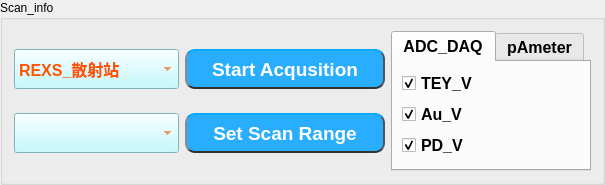
         <widget class="QGroupBox" name="Scan_infobox">
          <property name="minimumSize">
           <size>
            <width>600</width>
            <height>125</height>
           </size>
          </property>
          <property name="title">
           <string>Scan_info</string>
          </property>
          <layout class="QGridLayout" name="gridLayout">
           <item row="0" column="0">
            <layout class="QHBoxLayout" name="horizontalLayout_2">
             <item>
              <layout class="QVBoxLayout" name="verticalLayout_6">
               <item>
                <widget class="QComboBox" name="Select_endstation_cbx">
                 <property name="minimumSize">
                  <size>
                   <width>100</width>
                   <height>40</height>
                  </size>
                 </property>
                 <property name="maximumSize">
                  <size>
                   <width>220</width>
                   <height>16777215</height>
                  </size>
                 </property>
                 <property name="palette">
                  <palette>
                   <active>
                    <colorrole role="WindowText">
                     <brush brushstyle="SolidPattern">
                      <color alpha="255">
                       <red>255</red>
                       <green>85</green>
                       <blue>0</blue>
                      </color>
                     </brush>
                    </colorrole>
                    <colorrole role="Button">
                     <brush brushstyle="SolidPattern">
                      <color alpha="255">
                       <red>180</red>
                       <green>249</green>
                       <blue>255</blue>
                      </color>
                     </brush>
                    </colorrole>
                    <colorrole role="Text">
                     <brush brushstyle="SolidPattern">
                      <color alpha="255">
                       <red>255</red>
                       <green>85</green>
                       <blue>0</blue>
                      </color>
                     </brush>
                    </colorrole>
                    <colorrole role="ButtonText">
                     <brush brushstyle="SolidPattern">
                      <color alpha="255">
                       <red>255</red>
                       <green>85</green>
                       <blue>0</blue>
                      </color>
                     </brush>
                    </colorrole>
                    <colorrole role="Base">
                     <brush brushstyle="SolidPattern">
                      <color alpha="255">
                       <red>180</red>
                       <green>249</green>
                       <blue>255</blue>
                      </color>
                     </brush>
                    </colorrole>
                    <colorrole role="Window">
                     <brush brushstyle="SolidPattern">
                      <color alpha="255">
                       <red>180</red>
                       <green>249</green>
                       <blue>255</blue>
                      </color>
                     </brush>
                    </colorrole>
                    <colorrole role="Highlight">
                     <brush brushstyle="SolidPattern">
                      <color alpha="255">
                       <red>255</red>
                       <green>0</green>
                       <blue>127</blue>
                      </color>
                     </brush>
                    </colorrole>
                    <colorrole role="PlaceholderText">
                     <brush brushstyle="SolidPattern">
                      <color alpha="255">
                       <red>255</red>
                       <green>85</green>
                       <blue>0</blue>
                      </color>
                     </brush>
                    </colorrole>
                   </active>
                   <inactive>
                    <colorrole role="WindowText">
                     <brush brushstyle="SolidPattern">
                      <color alpha="255">
                       <red>255</red>
                       <green>85</green>
                       <blue>0</blue>
                      </color>
                     </brush>
                    </colorrole>
                    <colorrole role="Button">
                     <brush brushstyle="SolidPattern">
                      <color alpha="255">
                       <red>180</red>
                       <green>249</green>
                       <blue>255</blue>
                      </color>
                     </brush>
                    </colorrole>
                    <colorrole role="Text">
                     <brush brushstyle="SolidPattern">
                      <color alpha="255">
                       <red>255</red>
                       <green>85</green>
                       <blue>0</blue>
                      </color>
                     </brush>
                    </colorrole>
                    <colorrole role="ButtonText">
                     <brush brushstyle="SolidPattern">
                      <color alpha="255">
                       <red>255</red>
                       <green>85</green>
                       <blue>0</blue>
                      </color>
                     </brush>
                    </colorrole>
                    <colorrole role="Base">
                     <brush brushstyle="SolidPattern">
                      <color alpha="255">
                       <red>180</red>
                       <green>249</green>
                       <blue>255</blue>
                      </color>
                     </brush>
                    </colorrole>
                    <colorrole role="Window">
                     <brush brushstyle="SolidPattern">
                      <color alpha="255">
                       <red>180</red>
                       <green>249</green>
                       <blue>255</blue>
                      </color>
                     </brush>
                    </colorrole>
                    <colorrole role="Highlight">
                     <brush brushstyle="SolidPattern">
                      <color alpha="255">
                       <red>240</red>
                       <green>240</green>
                       <blue>240</blue>
                      </color>
                     </brush>
                    </colorrole>
                    <colorrole role="PlaceholderText">
                     <brush brushstyle="SolidPattern">
                      <color alpha="255">
                       <red>255</red>
                       <green>85</green>
                       <blue>0</blue>
                      </color>
                     </brush>
                    </colorrole>
                   </inactive>
                   <disabled>
                    <colorrole role="WindowText">
                     <brush brushstyle="SolidPattern">
                      <color alpha="255">
                       <red>255</red>
                       <green>85</green>
                       <blue>0</blue>
                      </color>
                     </brush>
                    </colorrole>
                    <colorrole role="Button">
                     <brush brushstyle="SolidPattern">
                      <color alpha="255">
                       <red>180</red>
                       <green>249</green>
                       <blue>255</blue>
                      </color>
                     </brush>
                    </colorrole>
                    <colorrole role="Text">
                     <brush brushstyle="SolidPattern">
                      <color alpha="255">
                       <red>255</red>
                       <green>85</green>
                       <blue>0</blue>
                      </color>
                     </brush>
                    </colorrole>
                    <colorrole role="ButtonText">
                     <brush brushstyle="SolidPattern">
                      <color alpha="255">
                       <red>255</red>
                       <green>85</green>
                       <blue>0</blue>
                      </color>
                     </brush>
                    </colorrole>
                    <colorrole role="Base">
                     <brush brushstyle="SolidPattern">
                      <color alpha="255">
                       <red>180</red>
                       <green>249</green>
                       <blue>255</blue>
                      </color>
                     </brush>
                    </colorrole>
                    <colorrole role="Window">
                     <brush brushstyle="SolidPattern">
                      <color alpha="255">
                       <red>180</red>
                       <green>249</green>
                       <blue>255</blue>
                      </color>
                     </brush>
                    </colorrole>
                    <colorrole role="Highlight">
                     <brush brushstyle="SolidPattern">
                      <color alpha="255">
                       <red>0</red>
                       <green>120</green>
                       <blue>215</blue>
                      </color>
                     </brush>
                    </colorrole>
                    <colorrole role="PlaceholderText">
                     <brush brushstyle="SolidPattern">
                      <color alpha="255">
                       <red>255</red>
                       <green>85</green>
                       <blue>0</blue>
                      </color>
                     </brush>
                    </colorrole>
                   </disabled>
                  </palette>
                 </property>
                 <property name="font">
                  <font>
                   <family>Arial</family>
                   <pointsize>12</pointsize>
                   <bold>true</bold>
                  </font>
                 </property>
                 <property name="layoutDirection">
                  <enum>Qt::LeftToRight</enum>
                 </property>
                 <property name="styleSheet">
                  <string notr="true">color: rgb(255, 85, 0);
background-color: rgb(180, 249, 255);</string>
                 </property>
                 <item>
                  <property name="text">
                   <string>REXS_散射站</string>
                  </property>
                 </item>
                 <item>
                  <property name="text">
                   <string>RXES_发射谱站</string>
                  </property>
                 </item>
                 <item>
                  <property name="text">
                   <string>O-REXS_有机散射</string>
                  </property>
                 </item>
                </widget>
               </item>
               <item>
                <widget class="QComboBox" name="Scan_Channel_cbx">
                 <property name="minimumSize">
                  <size>
                   <width>100</width>
                   <height>40</height>
                  </size>
                 </property>
                 <property name="maximumSize">
                  <size>
                   <width>220</width>
                   <height>16777215</height>
                  </size>
                 </property>
                 <property name="palette">
                  <palette>
                   <active>
                    <colorrole role="WindowText">
                     <brush brushstyle="SolidPattern">
                      <color alpha="255">
                       <red>255</red>
                       <green>85</green>
                       <blue>0</blue>
                      </color>
                     </brush>
                    </colorrole>
                    <colorrole role="Button">
                     <brush brushstyle="SolidPattern">
                      <color alpha="255">
                       <red>180</red>
                       <green>249</green>
                       <blue>255</blue>
                      </color>
                     </brush>
                    </colorrole>
                    <colorrole role="Text">
                     <brush brushstyle="SolidPattern">
                      <color alpha="255">
                       <red>255</red>
                       <green>85</green>
                       <blue>0</blue>
                      </color>
                     </brush>
                    </colorrole>
                    <colorrole role="ButtonText">
                     <brush brushstyle="SolidPattern">
                      <color alpha="255">
                       <red>255</red>
                       <green>85</green>
                       <blue>0</blue>
                      </color>
                     </brush>
                    </colorrole>
                    <colorrole role="Base">
                     <brush brushstyle="SolidPattern">
                      <color alpha="255">
                       <red>180</red>
                       <green>249</green>
                       <blue>255</blue>
                      </color>
                     </brush>
                    </colorrole>
                    <colorrole role="Window">
                     <brush brushstyle="SolidPattern">
                      <color alpha="255">
                       <red>180</red>
                       <green>249</green>
                       <blue>255</blue>
                      </color>
                     </brush>
                    </colorrole>
                    <colorrole role="Highlight">
                     <brush brushstyle="SolidPattern">
                      <color alpha="255">
                       <red>255</red>
                       <green>0</green>
                       <blue>127</blue>
                      </color>
                     </brush>
                    </colorrole>
                    <colorrole role="PlaceholderText">
                     <brush brushstyle="SolidPattern">
                      <color alpha="255">
                       <red>255</red>
                       <green>85</green>
                       <blue>0</blue>
                      </color>
                     </brush>
                    </colorrole>
                   </active>
                   <inactive>
                    <colorrole role="WindowText">
                     <brush brushstyle="SolidPattern">
                      <color alpha="255">
                       <red>255</red>
                       <green>85</green>
                       <blue>0</blue>
                      </color>
                     </brush>
                    </colorrole>
                    <colorrole role="Button">
                     <brush brushstyle="SolidPattern">
                      <color alpha="255">
                       <red>180</red>
                       <green>249</green>
                       <blue>255</blue>
                      </color>
                     </brush>
                    </colorrole>
                    <colorrole role="Text">
                     <brush brushstyle="SolidPattern">
                      <color alpha="255">
                       <red>255</red>
                       <green>85</green>
                       <blue>0</blue>
                      </color>
                     </brush>
                    </colorrole>
                    <colorrole role="ButtonText">
                     <brush brushstyle="SolidPattern">
                      <color alpha="255">
                       <red>255</red>
                       <green>85</green>
                       <blue>0</blue>
                      </color>
                     </brush>
                    </colorrole>
                    <colorrole role="Base">
                     <brush brushstyle="SolidPattern">
                      <color alpha="255">
                       <red>180</red>
                       <green>249</green>
                       <blue>255</blue>
                      </color>
                     </brush>
                    </colorrole>
                    <colorrole role="Window">
                     <brush brushstyle="SolidPattern">
                      <color alpha="255">
                       <red>180</red>
                       <green>249</green>
                       <blue>255</blue>
                      </color>
                     </brush>
                    </colorrole>
                    <colorrole role="Highlight">
                     <brush brushstyle="SolidPattern">
                      <color alpha="255">
                       <red>240</red>
                       <green>240</green>
                       <blue>240</blue>
                      </color>
                     </brush>
                    </colorrole>
                    <colorrole role="PlaceholderText">
                     <brush brushstyle="SolidPattern">
                      <color alpha="255">
                       <red>255</red>
                       <green>85</green>
                       <blue>0</blue>
                      </color>
                     </brush>
                    </colorrole>
                   </inactive>
                   <disabled>
                    <colorrole role="WindowText">
                     <brush brushstyle="SolidPattern">
                      <color alpha="255">
                       <red>255</red>
                       <green>85</green>
                       <blue>0</blue>
                      </color>
                     </brush>
                    </colorrole>
                    <colorrole role="Button">
                     <brush brushstyle="SolidPattern">
                      <color alpha="255">
                       <red>180</red>
                       <green>249</green>
                       <blue>255</blue>
                      </color>
                     </brush>
                    </colorrole>
                    <colorrole role="Text">
                     <brush brushstyle="SolidPattern">
                      <color alpha="255">
                       <red>255</red>
                       <green>85</green>
                       <blue>0</blue>
                      </color>
                     </brush>
                    </colorrole>
                    <colorrole role="ButtonText">
                     <brush brushstyle="SolidPattern">
                      <color alpha="255">
                       <red>255</red>
                       <green>85</green>
                       <blue>0</blue>
                      </color>
                     </brush>
                    </colorrole>
                    <colorrole role="Base">
                     <brush brushstyle="SolidPattern">
                      <color alpha="255">
                       <red>180</red>
                       <green>249</green>
                       <blue>255</blue>
                      </color>
                     </brush>
                    </colorrole>
                    <colorrole role="Window">
                     <brush brushstyle="SolidPattern">
                      <color alpha="255">
                       <red>180</red>
                       <green>249</green>
                       <blue>255</blue>
                      </color>
                     </brush>
                    </colorrole>
                    <colorrole role="Highlight">
                     <brush brushstyle="SolidPattern">
                      <color alpha="255">
                       <red>0</red>
                       <green>120</green>
                       <blue>215</blue>
                      </color>
                     </brush>
                    </colorrole>
                    <colorrole role="PlaceholderText">
                     <brush brushstyle="SolidPattern">
                      <color alpha="255">
                       <red>255</red>
                       <green>85</green>
                       <blue>0</blue>
                      </color>
                     </brush>
                    </colorrole>
                   </disabled>
                  </palette>
                 </property>
                 <property name="font">
                  <font>
                   <family>Arial</family>
                   <pointsize>12</pointsize>
                   <bold>true</bold>
                  </font>
                 </property>
                 <property name="layoutDirection">
                  <enum>Qt::LeftToRight</enum>
                 </property>
                 <property name="styleSheet">
                  <string notr="true">color: rgb(255, 85, 0);
background-color: rgb(180, 249, 255);</string>
                 </property>
                </widget>
               </item>
              </layout>
             </item>
             <item>
              <layout class="QVBoxLayout" name="verticalLayout_7">
               <item>
                <widget class="QPushButton" name="Start_Acqusition_btn">
                 <property name="sizePolicy">
                  <sizepolicy hsizetype="Minimum" vsizetype="Fixed">
                   <horstretch>2</horstretch>
                   <verstretch>0</verstretch>
                  </sizepolicy>
                 </property>
                 <property name="minimumSize">
                  <size>
                   <width>200</width>
                   <height>40</height>
                  </size>
                 </property>
                 <property name="maximumSize">
                  <size>
                   <width>220</width>
                   <height>16777215</height>
                  </size>
                 </property>
                 <property name="font">
                  <font>
                   <family>Arial</family>
                   <pointsize>14</pointsize>
                   <bold>true</bold>
                  </font>
                 </property>
                 <property name="toolTip">
                  <string>Connect Electrometer6514</string>
                 </property>
                 <property name="styleSheet">
                  <string notr="true">QPushButton{background-color: rgb(41, 173, 255);border:2px;border-radius:10px;padding:2px 4px;selection-color: rgb(255, 85, 127);color: rgb(255, 255, 255);border-style:inset;border-top-color: rgb(0, 170, 255);border-left-color: rgb(138, 138, 138);
border-right-color: rgb(56, 56, 56);
border-bottom-color: rgb(33, 33, 33);}

QPushButton:hover{background-color:rgb(255, 91, 58);border:2px;border-radius:10px;padding:2px 4px;selection-color: rgb(255, 85, 127);color: rgb(255, 255, 255) ;border-style:inset;border-top-color: rgb(0, 170, 255);border-left-color: rgb(138, 138, 138);
border-right-color: rgb(56, 56, 56);
border-bottom-color: rgb(33, 33, 33);}
QPushButton:pressed{background-color:rgb(255, 91, 58);border:2px;border-radius:10px;padding:2px 4px;selection-color: rgb(255, 85, 127);color: rgb(255, 255, 255) ;border-style:inset;border-bottom-color: rgb(0, 170, 255);border-right-color: rgb(138, 138, 138);
border-left-color: rgb(56, 56, 56);
border-top-color: rgb(33, 33, 33);}</string>
                 </property>
                 <property name="text">
                  <string>Start Acqusition</string>
                 </property>
                </widget>
               </item>
               <item>
                <widget class="QPushButton" name="Set_range_btn">
                 <property name="sizePolicy">
                  <sizepolicy hsizetype="Fixed" vsizetype="Fixed">
                   <horstretch>0</horstretch>
                   <verstretch>0</verstretch>
                  </sizepolicy>
                 </property>
                 <property name="minimumSize">
                  <size>
                   <width>200</width>
                   <height>40</height>
                  </size>
                 </property>
                 <property name="font">
                  <font>
                   <family>Arial</family>
                   <pointsize>14</pointsize>
                   <bold>true</bold>
                  </font>
                 </property>
                 <property name="styleSheet">
                  <string notr="true">QPushButton{background-color: rgb(41, 173, 255);border:2px;border-radius:10px;padding:2px 4px;selection-color: rgb(255, 85, 127);color: rgb(255, 255, 255);border-style:inset;border-top-color: rgb(0, 170, 255);border-left-color: rgb(138, 138, 138);
border-right-color: rgb(56, 56, 56);
border-bottom-color: rgb(33, 33, 33);}

QPushButton:hover{background-color:rgb(255, 91, 58);border:2px;border-radius:10px;padding:2px 4px;selection-color: rgb(255, 85, 127);color: rgb(255, 255, 255) ;border-style:inset;border-top-color: rgb(0, 170, 255);border-left-color: rgb(138, 138, 138);
border-right-color: rgb(56, 56, 56);
border-bottom-color: rgb(33, 33, 33);}
QPushButton:pressed{background-color:rgb(255, 91, 58);border:2px;border-radius:10px;padding:2px 4px;selection-color: rgb(255, 85, 127);color: rgb(255, 255, 255) ;border-style:inset;border-bottom-color: rgb(0, 170, 255);border-right-color: rgb(138, 138, 138);
border-left-color: rgb(56, 56, 56);
border-top-color: rgb(33, 33, 33);}</string>
                 </property>
                 <property name="text">
                  <string>Set Scan Range</string>
                 </property>
                </widget>
               </item>
              </layout>
             </item>
             <item>
              <widget class="QTabWidget" name="tabWidget">
               <property name="minimumSize">
                <size>
                 <width>200</width>
                 <height>125</height>
                </size>
               </property>
               <property name="maximumSize">
                <size>
                 <width>800</width>
                 <height>16777215</height>
                </size>
               </property>
               <property name="palette">
                <palette>
                 <active>
                  <colorrole role="WindowText">
                   <brush brushstyle="SolidPattern">
                    <color alpha="255">
                     <red>255</red>
                     <green>85</green>
                     <blue>0</blue>
                    </color>
                   </brush>
                  </colorrole>
                  <colorrole role="Text">
                   <brush brushstyle="SolidPattern">
                    <color alpha="255">
                     <red>255</red>
                     <green>85</green>
                     <blue>0</blue>
                    </color>
                   </brush>
                  </colorrole>
                  <colorrole role="ButtonText">
                   <brush brushstyle="SolidPattern">
                    <color alpha="255">
                     <red>0</red>
                     <green>170</green>
                     <blue>255</blue>
                    </color>
                   </brush>
                  </colorrole>
                 </active>
                 <inactive>
                  <colorrole role="WindowText">
                   <brush brushstyle="SolidPattern">
                    <color alpha="255">
                     <red>0</red>
                     <green>0</green>
                     <blue>0</blue>
                    </color>
                   </brush>
                  </colorrole>
                  <colorrole role="Text">
                   <brush brushstyle="SolidPattern">
                    <color alpha="255">
                     <red>0</red>
                     <green>0</green>
                     <blue>0</blue>
                    </color>
                   </brush>
                  </colorrole>
                  <colorrole role="ButtonText">
                   <brush brushstyle="SolidPattern">
                    <color alpha="255">
                     <red>0</red>
                     <green>0</green>
                     <blue>0</blue>
                    </color>
                   </brush>
                  </colorrole>
                 </inactive>
                 <disabled>
                  <colorrole role="WindowText">
                   <brush brushstyle="SolidPattern">
                    <color alpha="255">
                     <red>120</red>
                     <green>120</green>
                     <blue>120</blue>
                    </color>
                   </brush>
                  </colorrole>
                  <colorrole role="Text">
                   <brush brushstyle="SolidPattern">
                    <color alpha="255">
                     <red>120</red>
                     <green>120</green>
                     <blue>120</blue>
                    </color>
                   </brush>
                  </colorrole>
                  <colorrole role="ButtonText">
                   <brush brushstyle="SolidPattern">
                    <color alpha="255">
                     <red>120</red>
                     <green>120</green>
                     <blue>120</blue>
                    </color>
                   </brush>
                  </colorrole>
                 </disabled>
                </palette>
               </property>
               <property name="font">
                <font>
                 <family>Arial</family>
                 <pointsize>12</pointsize>
                 <bold>true</bold>
                </font>
               </property>
               <property name="currentIndex">
                <number>0</number>
               </property>
               <widget class="QWidget" name="tab">
                <attribute name="title">
                 <string>ADC_DAQ</string>
                </attribute>
                <layout class="QVBoxLayout" name="verticalLayout_4">
                 <item>
                  <widget class="QCheckBox" name="ADC_TEY_checkBox">
                   <property name="text">
                    <string>TEY_V</string>
                   </property>
                   <property name="checked">
                    <bool>true</bool>
                   </property>
                  </widget>
                 </item>
                 <item>
                  <widget class="QCheckBox" name="ADC_Au_checkBox">
                   <property name="text">
                    <string>Au_V</string>
                   </property>
                   <property name="checked">
                    <bool>true</bool>
                   </property>
                  </widget>
                 </item>
                 <item>
                  <widget class="QCheckBox" name="ADC_PD_checkBox">
                   <property name="text">
                    <string>PD_V</string>
                   </property>
                   <property name="checked">
                    <bool>true</bool>
                   </property>
                  </widget>
                 </item>
                </layout>
               </widget>
               <widget class="QWidget" name="tab_2">
                <attribute name="title">
                 <string>pAmeter</string>
                </attribute>
                <layout class="QVBoxLayout" name="verticalLayout_5">
                 <item>
                  <widget class="QCheckBox" name="pA_TEY_checkBox">
                   <property name="text">
                    <string>TEY_I</string>
                   </property>
                  </widget>
                 </item>
                 <item>
                  <widget class="QCheckBox" name="pA_Au_checkBox">
                   <property name="text">
                    <string>Au_I</string>
                   </property>
                  </widget>
                 </item>
                 <item>
                  <widget class="QCheckBox" name="pA_PD_checkBox">
                   <property name="text">
                    <string>PD_I</string>
                   </property>
                  </widget>
                 </item>
                </layout>
               </widget>
              </widget>
             </item>
            </layout>
           </item>
          </layout>
         </widget>
